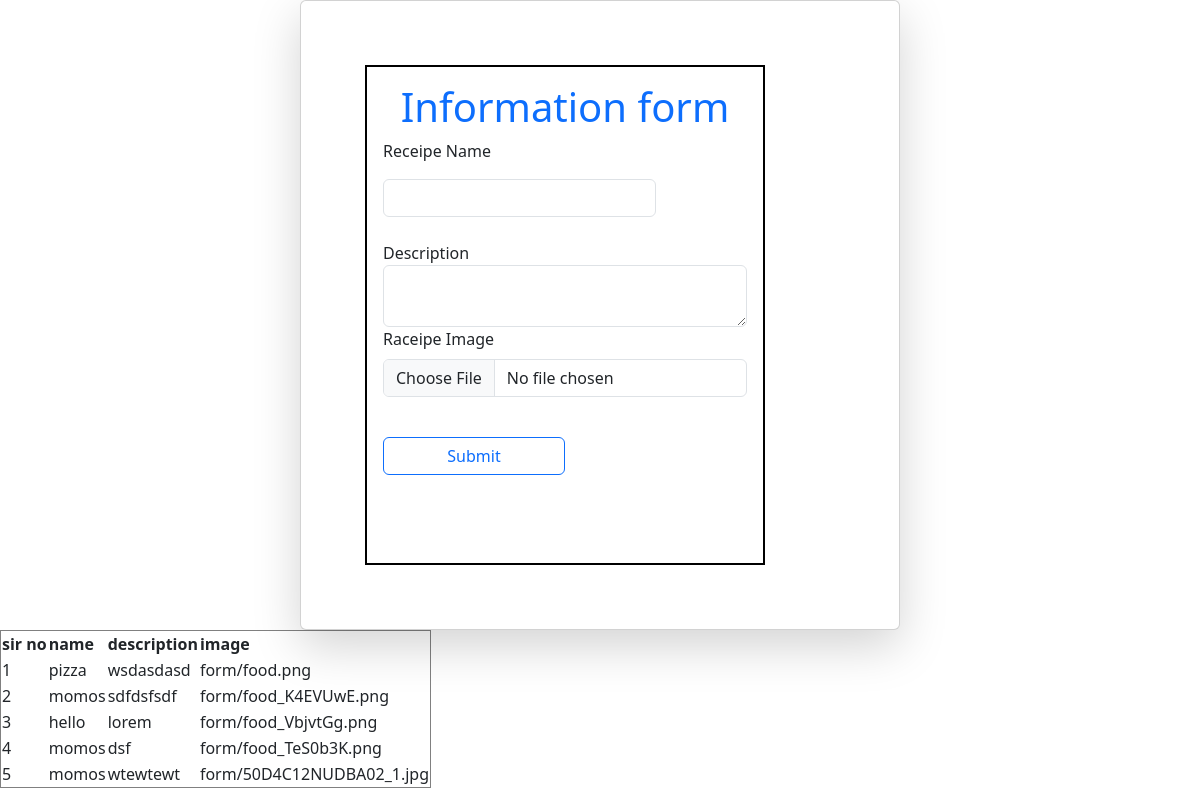
Screenshot of /form/ with the database file from the repository.
### restaurant/models.py (models this page shows)
class Restaurant(models.Model):
    name = models.CharField(max_length=100)
    description = models.TextField()
    image = models.ImageField(upload_to="form")

### restaurant/views.py (the view, shortened to what this page needs)
# urls.py: path('form/',restaurant_view,name="form"),
def restaurant_view(request):
    queryset = Restaurant.objects.all()
    return render(request, 'form.html', {"queryset":queryset})

### restaurant/templates/form.html (shortened to what this page needs)
<!DOCTYPE html>
<html lang="en">
<head>
    <link rel="stylesheet" href="	https://cdn.jsdelivr.net/npm/bootstrap@5.3.6/dist/css/bootstrap.min.css">
</head>
<body>
     <form class="col-6 mx-auto card p-3 shadow-lg" method="post" enctype="multipart/form-data">
    <div class="form1 m-5 p-3">
        <h1 class="box h1 text-primary text-center  ">Information form</h1>
        <div>
            <label for="" class="form-label">Receipe Name</label>
            <input type="text" name="name" required class="form-control w-75 mt-2">
        </div>
        <div>
            <label for="" class="mt-4">Description</label>
            <textarea name="description"  required class="form-control"></textarea>
        </div>
        <div class="mb-3">
                <label for="" class="form-label">Raceipe Image</label>
                <input type="file" class="form-control" name="image">
            </div>
        <button type="submit" class="btn btn-outline-primary mt-4 w-50 form-control mb-4">Submit</button>
    </div>
    </form>
    <table border="1">
        <tr>
            <th>sir no</th>
            <th>name</th>
            <th>description</th>
            <th>image</th>
        </tr>
        {% for Resto in queryset %}
        <tr>
            <td>{{forloop.counter}}</td>
            <td>{{Resto.name}}</td>
            <td>{{Resto.description}}</td>
            <td>{{Resto.image}}</td>
        </tr>
        {% endfor %}
    </table>
</body>
</html>

### restaurant/templates/form.html (style rules this page uses)
.form1 { height: 500px; width: 400px; border: 2px solid black; }

### rows the page displays
Restaurant: name "pizza", description "wsdasdasd", image "form/food.png"
Restaurant: name "momos", description "sdfdsfsdf", image "form/food_K4EVUwE.png"
Restaurant: name "hello", description "lorem", image "form/food_VbjvtGg.png"
Restaurant: name "momos", description "dsf", image "form/food_TeS0b3K.png"
Restaurant: name "momos", description "wtewtewt", image "form/50D4C12NUDBA02_1.jpg"
